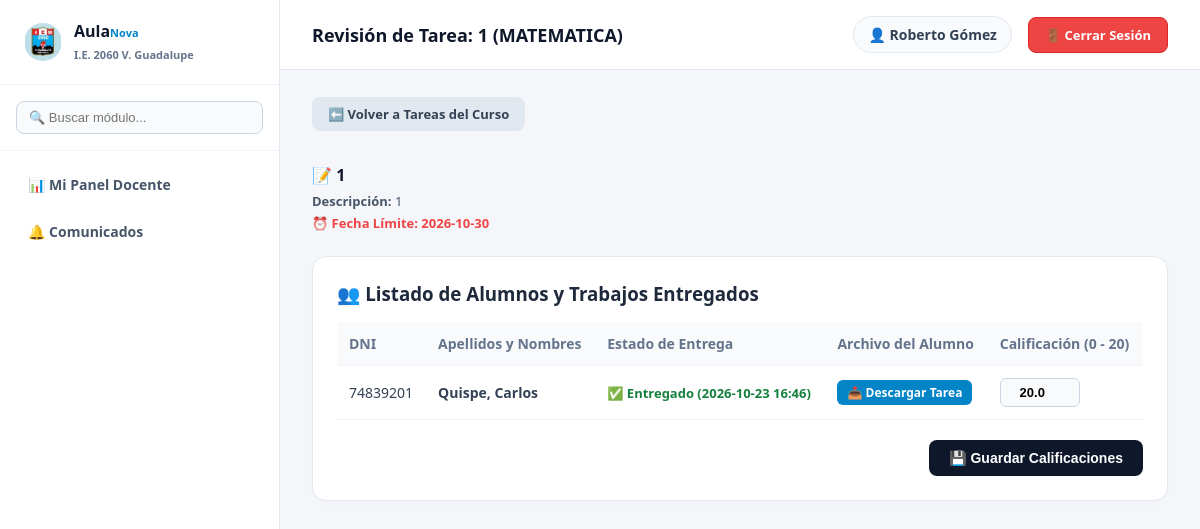
The page /docente/tarea/1/entregas (signed in) on the database its author committed.
### tables this page shows
CREATE TABLE Tareas (
            id_tarea INTEGER PRIMARY KEY AUTOINCREMENT,
            id_curso INTEGER,
            titulo TEXT NOT NULL,
            descripcion TEXT NOT NULL,
            fecha_entrega TEXT NOT NULL,
            archivo_adjunto TEXT,
            FOREIGN KEY (id_curso) REFERENCES Cursos (id_curso)
        );

CREATE TABLE Cursos (
            id_curso INTEGER PRIMARY KEY AUTOINCREMENT,
            nombre_curso TEXT NOT NULL,
            grado TEXT NOT NULL,
            id_docente INTEGER,
            FOREIGN KEY (id_docente) REFERENCES Usuarios (id_usuario),
            UNIQUE(nombre_curso, grado)
        );

CREATE TABLE Usuarios (
            id_usuario INTEGER PRIMARY KEY AUTOINCREMENT,
            nombres TEXT NOT NULL,
            apellidos TEXT NOT NULL,
            correo TEXT UNIQUE NOT NULL,
            password TEXT NOT NULL,
            dni TEXT,
            grado TEXT,
            seccion TEXT,
            id_rol INTEGER,
            estado INTEGER DEFAULT 1,
            FOREIGN KEY (id_rol) REFERENCES Roles (id_rol)
        );

CREATE TABLE EntregasTareas (
            id_entrega INTEGER PRIMARY KEY AUTOINCREMENT,
            id_tarea INTEGER,
            id_alumno INTEGER,
            archivo_alumno TEXT NOT NULL,
            fecha_entrega TEXT NOT NULL,
            nota_tarea REAL,
            FOREIGN KEY (id_tarea) REFERENCES Tareas (id_tarea),
            FOREIGN KEY (id_alumno) REFERENCES Usuarios (id_usuario),
            UNIQUE(id_tarea, id_alumno)
        );

### app.py (the view, shortened to what this page needs)
@app.route('/docente/tarea/<int:id_tarea>/entregas', methods=['GET', 'POST'])
def docente_ver_entregas(id_tarea):
    if 'id_rol' not in session or session['id_rol'] != 2:
        return redirect(url_for('index'))
    conn = get_db_connection()
    usuario = conn.execute('SELECT * FROM Usuarios WHERE id_usuario = ?', (session['id_usuario'],)).fetchone()
    tarea = conn.execute('''
        SELECT t.*, c.nombre_curso, c.grado, c.id_curso
        FROM Tareas t
        JOIN Cursos c ON t.id_curso = c.id_curso
        WHERE t.id_tarea = ? AND c.id_docente = ?
    ''', (id_tarea, session['id_usuario'])).fetchone()
    if not tarea:
        conn.close()
        flash('⚠️ No tienes permiso para ver esta tarea.')
        return redirect(url_for('dashboard_docente'))
    alumnos_entregas = conn.execute('''
        SELECT u.id_usuario, u.dni, u.nombres, u.apellidos,
               e.id_entrega, e.archivo_alumno, e.fecha_entrega, e.nota_tarea
        FROM Usuarios u
        LEFT JOIN EntregasTareas e ON u.id_usuario = e.id_alumno AND e.id_tarea = ?
        WHERE u.id_rol = 3 AND u.grado = ?
    ''', (id_tarea, tarea['grado'])).fetchall()
    conn.close()
    return render_template('docente_entregas.html', usuario=usuario, tarea=tarea, alumnos_entregas=alumnos_entregas)

### app.py (called while the page is built)
def get_db_connection():
    conn = sqlite3.connect('aulanova.db')
    conn.row_factory = sqlite3.Row
    return conn

### templates/docente_entregas.html (shortened to what this page needs)
{% extends "layout.html" %}
{% block header_title %}Revisión de Tarea: {{ tarea.titulo }} ({{ tarea.nombre_curso }}){% endblock %}
{% block content %}
<div style="margin-bottom: 16px;">
    <a href="/docente/curso/{{ tarea.id_curso }}/tareas" style="background: #e2e8f0; color: #334155; padding: 8px 16px; border-radius: 8px; text-decoration: none; font-size: 13px; font-weight: 600;">⬅️ Volver a Tareas del Curso</a>
</div>
<div class="info-tarea">
    <h3 style="font-size: 16px; color: #0f172a; margin-bottom: 6px;">📝 {{ tarea.titulo }}</h3>
    <p style="font-size: 13px; color: #475569; margin-bottom: 4px;"><strong>Descripción:</strong> {{ tarea.descripcion }}</p>
    <p style="font-size: 13px; color: #ef4444; font-weight: 600;">⏰ Fecha Límite: {{ tarea.fecha_entrega }}</p>
</div>
<div class="card">
    <h3 style="margin-bottom: 16px;">👥 Listado de Alumnos y Trabajos Entregados</h3>
    <form action="/docente/tarea/{{ tarea.id_tarea }}/entregas" method="POST">
        <table>
            <thead>
                <tr>
                    <th>DNI</th>
                    <th>Apellidos y Nombres</th>
                    <th>Estado de Entrega</th>
                    <th>Archivo del Alumno</th>
                    <th>Calificación (0 - 20)</th>
                </tr>
            </thead>
            <tbody>
                {% for ae in alumnos_entregas %}
                <tr>
                    <td>{{ ae.dni }}</td>
                    <td><strong>{{ ae.apellidos }}, {{ ae.nombres }}</strong></td>
                    <td>
                        {% if ae.archivo_alumno %}
                            <span style="color: #15803d; font-weight: 600; font-size: 13px;">✅ Entregado ({{ ae.fecha_entrega }})</span>
                        {% else %}
                            <span style="color: #dc2626; font-weight: 600; font-size: 13px;">⚠️ No entregado</span>
                        {% endif %}
                    </td>
                    <td>
                        {% if ae.archivo_alumno %}
                            <a href="{{ url_for('static', filename='uploads/' + ae.archivo_alumno) }}" target="_blank" class="btn-file">📥 Descargar Tarea</a>
                        {% else %}
                            <span style="color: #94a3b8; font-size: 12px;">Sin archivo</span>
                        {% endif %}
                    </td>
                    <td>
                        {% if ae.id_entrega %}
                            <input type="number" step="0.5" min="0" max="20" name="nota_entrega_{{ ae.id_entrega }}" value="{{ ae.nota_tarea if ae.nota_tarea is not none else '' }}">
                        {% else %}
                            <span style="color: #94a3b8; font-size: 12px;">-</span>
                        {% endif %}
                    </td>
                </tr>
                {% endfor %}
            </tbody>
        </table>
        <div style="margin-top: 20px; text-align: right;">
            <button type="submit">💾 Guardar Calificaciones</button>
        </div>
    </form>
</div>
{% endblock %}

### templates/layout.html (shortened to what this page needs)
<!DOCTYPE html>
<html lang="es">
<head>
</head>
<body>
    <aside>
        <div class="sidebar-brand">
            <img src="{{ url_for('static', filename='logo_colegio.jpg') }}" alt="Logo Colegio">
            <div class="brand-text">
                <h3>Aula<span>Nova</span></h3>
                <span>I.E. 2060 V. Guadalupe</span>
            </div>
        </div>
        <div class="search-box-sidebar">
            <input type="text" placeholder="🔍 Buscar módulo...">
        </div>
        <ul class="sidebar-menu">
            {% if session.get('id_rol') == 1 %}
                <li class="menu-item"><a href="/dashboard" class="menu-header">📊 Tablero</a></li>
                <li class="menu-item"><a href="/alumnos" class="menu-header">🎓 Alumnos</a></li>
                <li class="menu-item"><a href="/docentes" class="menu-header">👨‍🏫 Docentes</a></li>
                <li class="menu-item"><a href="/cursos" class="menu-header">📚 Cursos y Tareas</a></li>
                <li class="menu-item {% if request.path in ['/asistencia', '/reporte-asistencia'] %}active-parent open{% endif %}">
                    <div class="menu-header" onclick="toggleSubmenu(this)">
                        <span>📋 Asistencia</span>
                        <span>▼</span>
                    </div>
                    <ul class="submenu {% if request.path in ['/asistencia', '/reporte-asistencia'] %}active{% endif %}">
                        <li><a href="/asistencia" class="{% if request.path == '/asistencia' %}active{% endif %}">Gestionar / Registrar</a></li>
                        <li><a href="/reporte-asistencia" class="{% if request.path == '/reporte-asistencia' %}active{% endif %}">Reportes Consolidados</a></li>
                    </ul>
                </li>
                <li class="menu-item {% if request.path in ['/calificaciones', '/libreta-academica'] %}active-parent open{% endif %}">
                    <div class="menu-header" onclick="toggleSubmenu(this)">
                        <span>📈 Calificaciones</span>
                        <span>▼</span>
                    </div>
                    <ul class="submenu {% if request.path in ['/calificaciones', '/libreta-academica'] %}active{% endif %}">
                        <li><a href="/calificaciones" class="{% if request.path == '/calificaciones' %}active{% endif %}">Registro de Notas</a></li>
                        <li><a href="/libreta-academica" class="{% if request.path == '/libreta-academica' %}active{% endif %}">Libreta Académica</a></li>
                    </ul>
                </li>
                <li class="menu-item"><a href="/comunicados" class="menu-header">🔔 Comunicados</a></li>
            {% elif session.get('id_rol') == 2 %}
                <li class="menu-item"><a href="/dashboard_docente" class="menu-header">📊 Mi Panel Docente</a></li>
                <li class="menu-item"><a href="/comunicados" class="menu-header">🔔 Comunicados</a></li>
            {% elif session.get('id_rol') == 3 %}
                <li class="menu-item"><a href="/dashboard_estudiante" class="menu-header">📊 Mi Panel Estudiante</a></li>
                <li class="menu-item"><a href="/comunicados" class="menu-header">🔔 Comunicados</a></li>
            {% endif %}
        </ul>
    </aside>
    <main>
        <header>
            <div class="header-title">{% block header_title %}Módulo Institucional{% endblock %}</div>
            <div class="header-actions">
                <div class="user-profile">👤 {{ usuario.nombres }} {{ usuario.apellidos }}</div>
                <a href="/logout" class="btn-logout">🚪 Cerrar Sesión</a>
            </div>
        </header>
        <div class="content">
            {% block content %}{% endblock %}
        </div>
    </main>
</body>
</html>

### rows shown on the page
Tareas: titulo "1", descripcion "1", fecha_entrega "2026-10-30"
Cursos: nombre_curso "MATEMATICA"
Usuarios: nombres "Roberto", apellidos "Gómez"
EntregasTareas: dni "74839201", apellidos "Quispe", nombres "Carlos", fecha_entrega "2026-10-23 16:46", nota_tarea "20.0"
